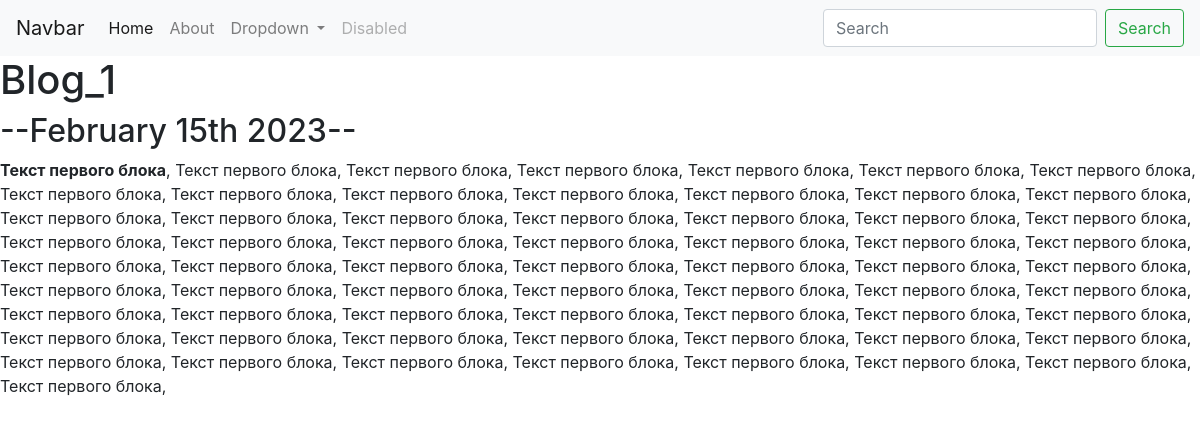
The page /blog/1 on the database its author committed.
### blog/models.py (models this page shows, shortened)
class Blog(models.Model):
    title = models.CharField(max_length=200)
    description = models.TextField()
    date = models.DateField()

### blog/views.py (the view)
# urls.py: path("<int:blog_id>", views.detail, name='detail'),
def detail(requests, blog_id):
    blog = get_object_or_404(Blog, pk=blog_id)
    return render(requests, 'blog/detail.html', {'blog': blog})

### blog/templates/blog/detail.html
{% extends 'my_portfolio/base.html' %}
{% block content %}
<h1>{{ blog.title }}</h1>
<h2>--{{ blog.date|date:'F jS Y' }}--</h2>
{{ blog.description|safe }}
{% endblock %}

### rows shown on the page
Blog: title "Blog_1", date "February 15th 2023", description "Текст первого блока , Текст первого блока, Текст первого блока, Текст первого блока, Текст первого блока, Текст первого блока, Текст первого блока, Текст первого блока, Текст первого блока, Текст первого блока, Текст первого блока, Текст первого блока, Текст первого блока, Текст первого блока, Текст первого блока, Текст первого блока, Текст первого блока, Текст первого блока, Текст первого блока, Текст первого блока, Текст первого блока, Текст первого блока, Текст первого блока, Текст первого блока, Текст первого блока, Текст первого блока, Текст первого блока, Текст первого блока, Текст первого блока, Текст первого блока, Текст первого блока, Текст первого блока, Текст первого блока, Текст…"
